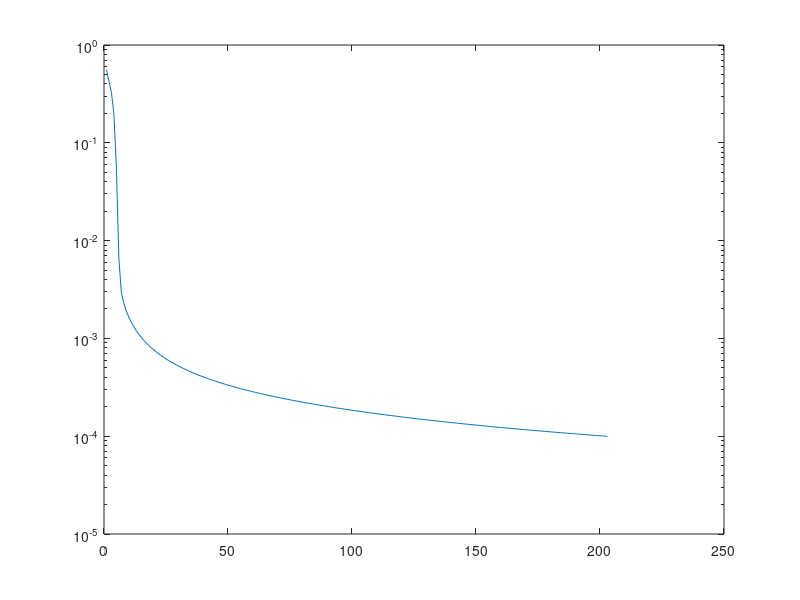
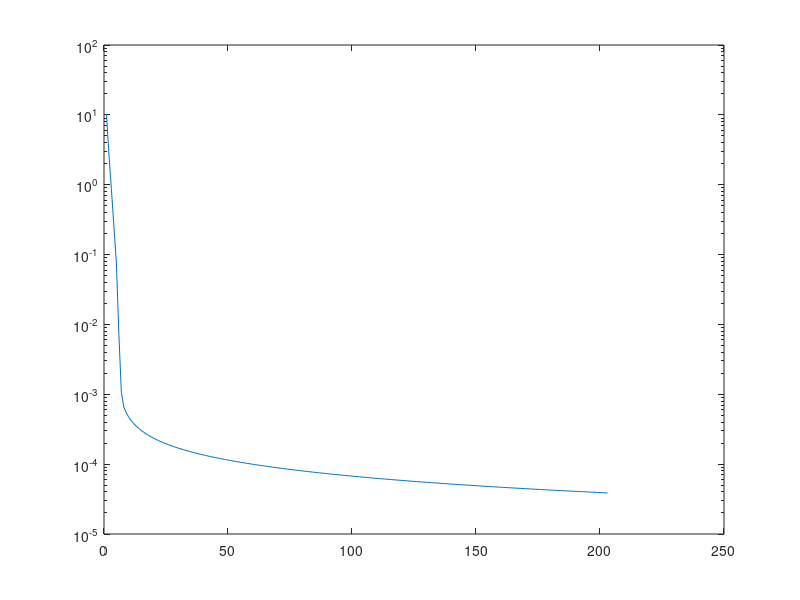

Recreate these plots in MATLAB, in order.
%function [y,fval_y]=amijosearch(x)
% x=(c,omega)' is my current point,it's a column vector
m=500;
n=1000;
alpha = 0.1; beta = 0.7;
A=randn(n,m); % data
b=sign(rand(m,1)-0.5);
x=ones(n+1,1);
frecord=[];
grecord = []; 
grad=zeros(n+1,1);
bA=b.*A';
p=1./(1+exp(-bA*x(2:n+1)-x(1)*b));
grad(2:n+1)=-bA'*(1-p)/m;
grad(1)=-b'*(1-p)/m;
gtemp=norm(grad);
while gtemp>=0.0001   
    fval_x = -sum(log(p))/m; 
    frecord=[frecord fval_x];
    t = 15; 
    y = x - t*grad;
    p = 1./(1+exp(-bA*y(2:n+1)-y(1)*b));
    fval_y = -sum(log(p))/m; 
    
    while fval_y >= fval_x - alpha*t*norm(grad)^2
        t = beta*t; 
        y = x - t*grad;
        p=1./(1+exp(-bA*y(2:n+1)-y(1)*b));
        fval_y = -sum(log(p))/m;
    end
    x = y;
    grad(2:n+1) = -bA'*(1-p)/m;
    grad(1) = -b'*(1-p)/m;
    gtemp = norm(grad);
    grecord = [grecord gtemp];
end
figure(1); semilogy((1:length(grecord)),grecord);
figure(2); semilogy((1:length(frecord)),frecord);


